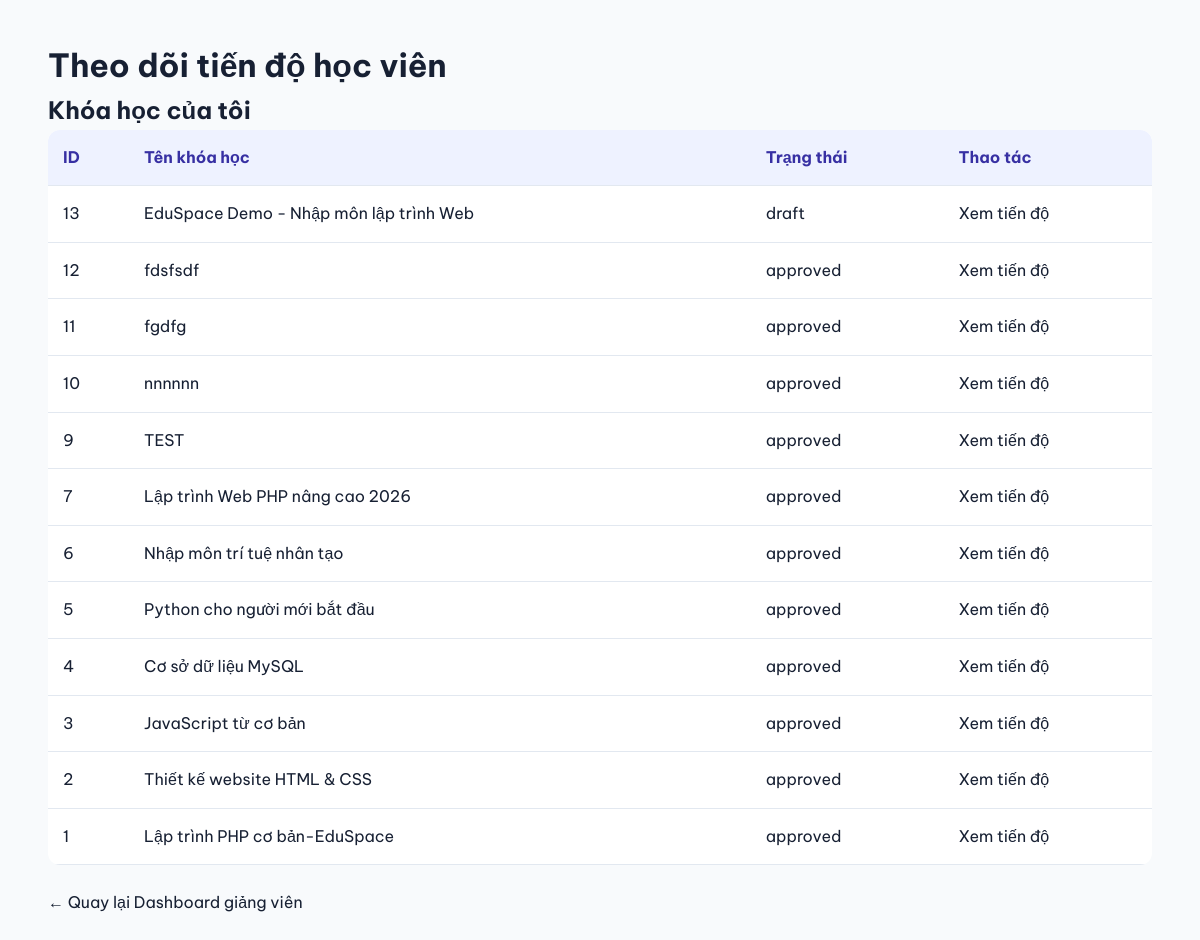
The app's page /teacher/progress.php (signed in) with its own data.
### tables this page shows
CREATE TABLE `courses` (
  `id` int(11) NOT NULL,
  `teacher_id` int(11) DEFAULT NULL,
  `category` varchar(100) NOT NULL,
  `title` varchar(255) NOT NULL,
  `description` text DEFAULT NULL,
  `icon` varchar(20) DEFAULT '?',
  `color` varchar(20) DEFAULT 'blue',
  `students` int(11) DEFAULT 0,
  `teacher_name` varchar(100) DEFAULT NULL,
  `status` enum('draft','pending','approved','rejected') DEFAULT 'draft',
  `created_at` timestamp NOT NULL DEFAULT current_timestamp()
);

### teacher/progress.php (the view, shortened to what this page needs)
<?php
require_once __DIR__ . "/../includes/auth.php";
$teacherId = (int)$_SESSION["user_id"];
function e($v) {
    return htmlspecialchars(
        (string)$v, ENT_QUOTES, "UTF-8"
    );
}
$stmt = $pdo->prepare(
    "SELECT id, title, status
     FROM courses
     WHERE teacher_id = ?
     ORDER BY id DESC"
);
$stmt->execute([$teacherId]);
$courses = $stmt->fetchAll(PDO::FETCH_ASSOC);
?>
<!DOCTYPE html>
<html lang="vi">
<head>
<link rel="stylesheet" href="../assets/css/style.css">
</head>
<body>
<div class="container" style="padding:40px 0">
<h1>Theo dõi tiến độ học viên</h1>
<h2>Khóa học của tôi</h2>
<table class="data-table">
<thead>
<tr>
<th>ID</th>
<th>Tên khóa học</th>
<th>Trạng thái</th>
<th>Thao tác</th>
</tr>
</thead>
<tbody>
<?php foreach ($courses as $course): ?>
<tr>
<td><?= (int)$course["id"] ?></td>
<td><?= e($course["title"]) ?></td>
<td><?= e($course["status"]) ?></td>
<td>
<a href="progress.php?course_id=<?= (int)$course["id"] ?>">
 Xem tiến độ
</a>
</td>
</tr>
<?php endforeach; ?>
</tbody>
</table>
<p style="margin-top:25px">
<a href="../dashboards/teacher.php">
 ← Quay lại Dashboard giảng viên
</a>
</p>
</div>
</body>
</html>

### assets/css/style.css (style rules this page uses)
:root { --primary: #4f46e5; --primary-dark: #3730a3; --text: #172033; --muted: #64748b; --background: #f8fafc; }
* { margin: 0; padding: 0; box-sizing: border-box; }
html { scroll-behavior: smooth; }
body { font-family: 'Be Vietnam Pro', Arial, sans-serif; background: var(--background); color: var(--text); line-height: 1.6; }
a { text-decoration: none; color: inherit; }
.container { width: min(1150px, 92%); margin: 0 auto; }
.data-table { width: 100%; border-collapse: collapse; background: white; border-radius: 12px; overflow: hidden; }
.data-table th, .data-table td { padding: 15px; text-align: left; border-bottom: 1px solid #e2e8f0; }
.data-table th { background: #eef2ff; color: #3730a3; }

### records on screen
courses: id "13", title "EduSpace Demo - Nhập môn lập trình Web", status "draft"
courses: id "12", title "fdsfsdf", status "approved"
courses: id "11", title "fgdfg", status "approved"
courses: id "10", title "nnnnnn", status "approved"
courses: id "9", title "TEST", status "approved"
courses: id "7", title "Lập trình Web PHP nâng cao 2026", status "approved"
courses: id "6", title "Nhập môn trí tuệ nhân tạo", status "approved"
courses: id "5", title "Python cho người mới bắt đầu", status "approved"
courses: id "4", title "Cơ sở dữ liệu MySQL", status "approved"
courses: id "3", title "JavaScript từ cơ bản", status "approved"
courses: id "2", title "Thiết kế website HTML & CSS", status "approved"
courses: id "1", title "Lập trình PHP cơ bản-EduSpace", status "approved"
